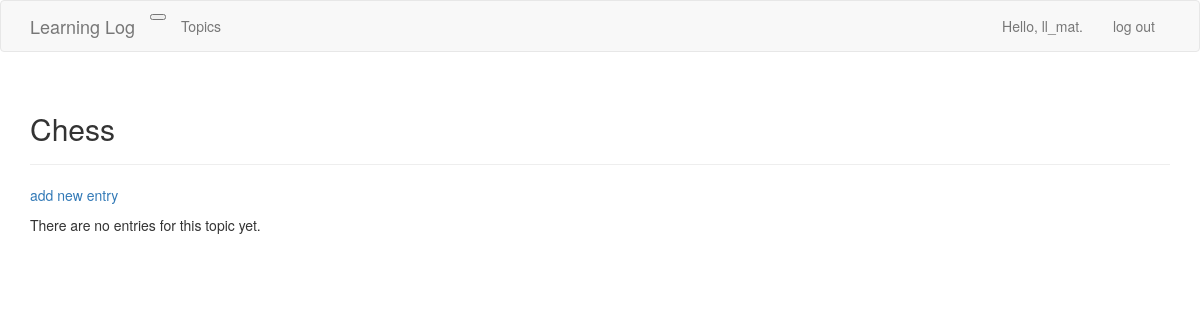
Before: /topics/1/ (signed in) with the older database file.
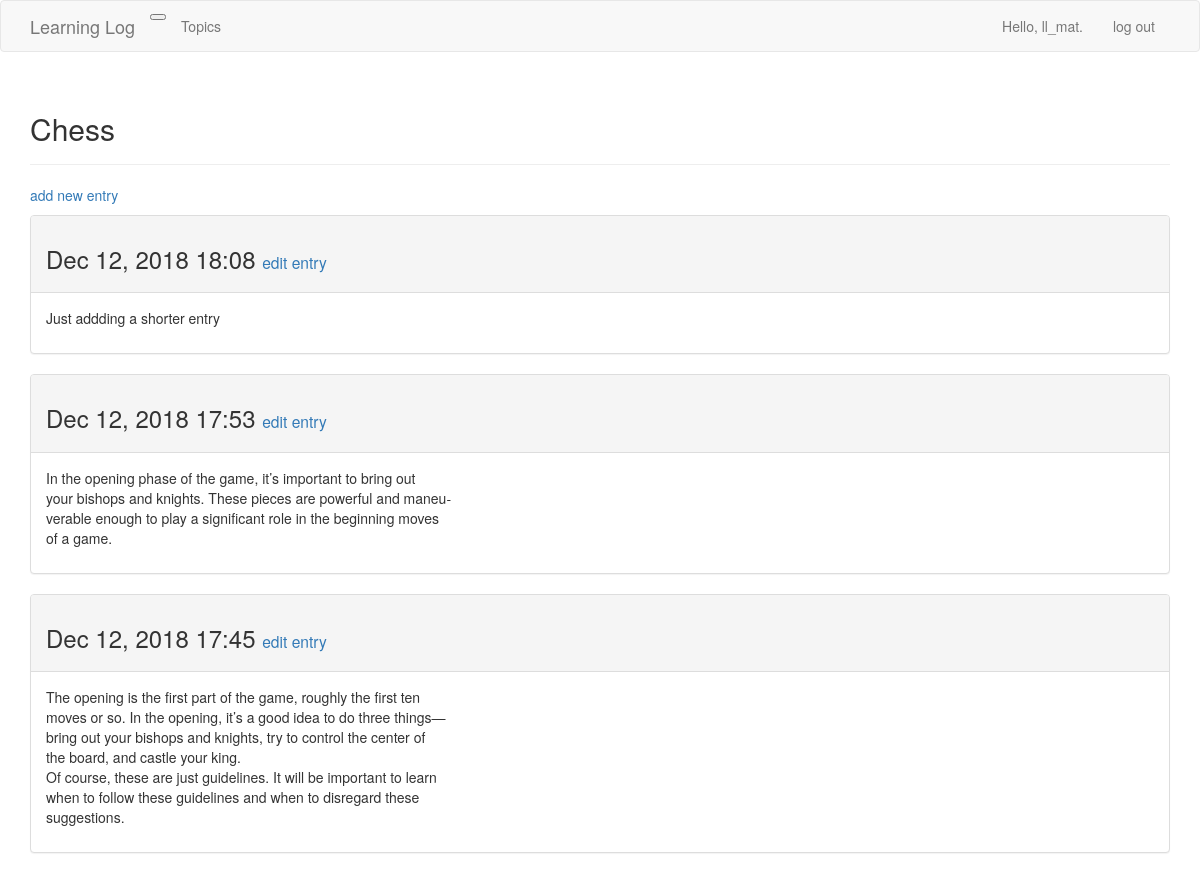
After: the same page with the newer database file.
### learning_logs/models.py (models this page shows, shortened)
class Topic(models.Model):
    text = models.CharField(max_length=200)
    date_added = models.DateTimeField(auto_now_add=True)
    owner = models.ForeignKey(User, on_delete=models.PROTECT)
    def __str__(self):
        return self.text

class Entry(models.Model):
    topic = models.ForeignKey(Topic, on_delete=models.PROTECT)
    text = models.TextField()
    date_added = models.DateTimeField(auto_now_add=True)
    class Meta:
        verbose_name_plural = 'entries'

### learning_logs/views.py (the view)
# urls.py: url(r'^topics/(?P<topic_id>\d+)/$', views.topic, name='topic'),
@login_required
def topic(request, topic_id):
    topic = Topic.objects.get(id=topic_id)
    if topic.owner != request.user:
        raise Http404
    entries = topic.entry_set.order_by('-date_added')
    context = {'topic' : topic, 'entries' : entries}
    return render(request, 'learning_logs/topic.html', context)

### learning_logs/templates/learning_logs/topic.html
{% extends 'learning_logs/base.html' %}
{% block header %}
  <h2>{{ topic }}</h2>
{% endblock header %}
{% block content %}
  <p>
    <a href="{% url 'learning_logs:new_entry' topic.id %}">add new entry</a>
  </p>
  {% for entry in entries %}
    <div class="panel panel-default">
      <div class="panel-heading">
        <h3>
          {{ entry.date_added|date:'M d, Y H:i' }}
          <small>
            <a href="{% url 'learning_logs:edit_entry' entry.id %}">
              edit entry</a>
          </small>
        </h3>
      </div>
      <div class="panel-body">
        {{ entry.text|linebreaks }}
      </div>
    </div>
  {% empty %}
    There are no entries for this topic yet.
  {% endfor %}
{% endblock content %}

### learning_logs/templates/learning_logs/base.html (shortened to what this page needs)
{% load bootstrap3 %}
<!DOCTYPE html>
<html lang='en'>
  <head>
    {% bootstrap_css %}
  </head>
  <body>
    <nav class="navbar navbar-default naavbar-static-top">
      <div class="container">
        <div class="navbar-header">
          <button type="button" class-"navbar-toggle collapsed"
              data-toggle="collapse" data-target="#navbar"
              aria-expanded="false" aria-controls="navbar">
          </button>
          <a class="navbar-brand" href="{% url 'learning_logs:index' %}">
              Learning Log</a>
        </div>
        <div id="navbar" class="navbar-collapse collapse">
          <ul class="nav navbar-nav">
            <li><a href="{% url 'learning_logs:topics' %}">Topics</a></li>
          </ul>
          <ul class="nav navbar-nav navbar-right">
            {% if user.is_authenticated %}
              <li><a>Hello, {{ user.username }}.</a></li>
              <li><a href="{% url 'users:logout' %}">log out</a></li>
            {% else %}
              <li><a href="{% url 'users:register' %}">register</a></li>
              <li><a href="{% url 'users:login' %}">login</a></li>
            {% endif %}
          </ul>
        </div>
      </div>
    </nav>
    <div class="container">
      <div class="page-header">
        {% block header %}{% endblock header %}
      </div>
      <div>
        {% block content %}{% endblock content %}
      </div>
    </div>
  </body>
</html>

Changed rows visible on the page:
added Entry: date_added "Dec 12, 2018 18:08", text "Just addding a shorter entry"
added Entry: date_added "Dec 12, 2018 17:53", text "In the opening phase of the game, it’s important to bring out your bishops and knights. These pieces are powerful and maneu- verable enough to play a significant role in the beginning moves of a game."
added Entry: date_added "Dec 12, 2018 17:45", text "The opening is the first part of the game, roughly the first ten moves or so. In the opening, it’s a good idea to do three things— bring out your bishops and knights, try to control the center of the board, and castle your king. Of course, these are just guidelines. It will be important to learn when to follow these guidelines and when to disregard these suggestions."
Other visible differences:
text no longer shown: "There are no entries for this topic yet."
